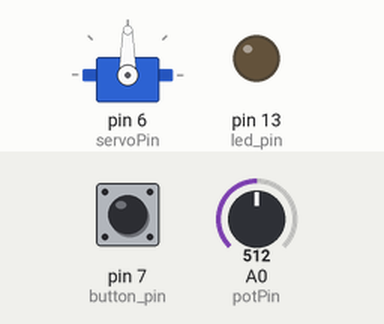
A sketch run on a simulated Arduino Uno, built with avr-gcc and run on an emulated ATmega328P. Shown: servo, output pins drawn as LEDs (lit = HIGH). Dashed ring = blinking. The test bench sets the inputs (shaded band); at power-on: pin 7 (button_pin) HIGH, A0 (potPin) = 512.

Above: at 1.2 s.
1.3 s: pin 7 (button_pin) pulled LOW for 1 s
At 1.42 s:
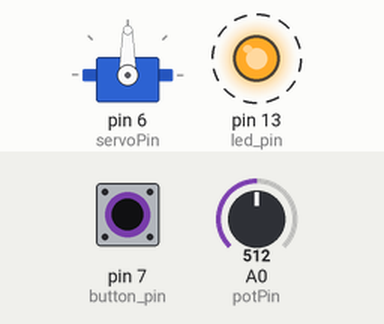
3.8 s: pin 7 (button_pin) pulled LOW for 0.15 s
At 5.2 s:
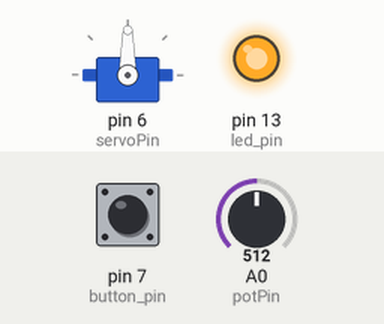
5.5 s: A0 (potPin) set to 716
At 5.8 s:
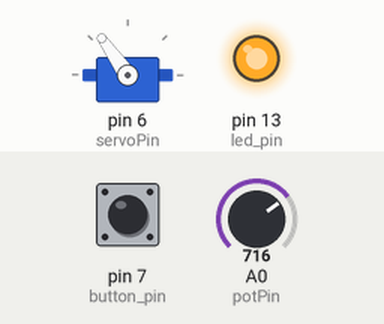
7.0 s: A0 (potPin) set to 900
At 8.1 s:
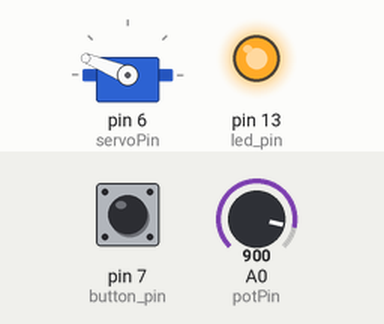
8.5 s: pin 7 (button_pin) pulled LOW for 0.15 s
At 8.62 s:
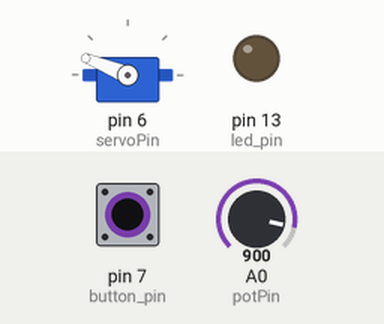
10.2 s: pin 7 (button_pin) pulled LOW for 3.2 s
At 10.82 s:
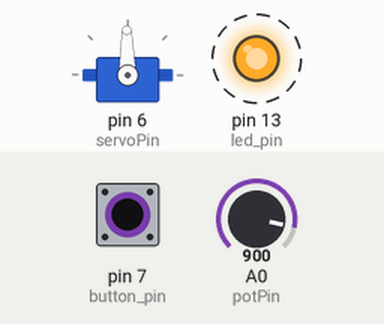
Timing chart, 0 to 15.0 s (numbered marks = the images above; inputs shaded):
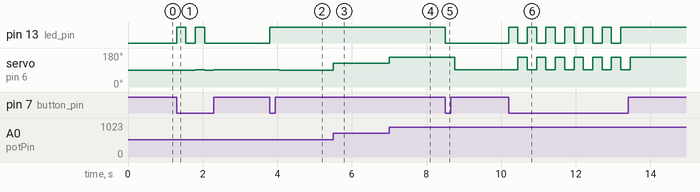

The sketch:

Ejemplo_Servo.ino
```cpp
/* Control de un Servomotor con Potenciómetro */

#include <Servo.h>

/* En general podemos controlar el motor sin llamar

* a una librería específica. Sin embargo, utilizar la librería

* que viene incluida en el programa nos entrega más prestaciones

* y facilidad a la hora de controlar el motor.

* Puedes consultar las funciones de esta librería en el siguiente link:

* https://www.arduino.cc/en/pmwiki.php?n=Reference/Servo

*/

/* En este ejemplo usaremos un potenciómetro para controlar

* el ángulo en que queremos que entregue el motor

*/

int potPin = 0; //Pin del potenciómetro

int button_pin = 7; // Pin donde se conecta el botón que permite Encendido/Apagado

int led_pin = 13; // Pin de la luz led que avisará estados

int servoPin = 6; //Pin donde va conectado el servo

int button_read; // Variable para la lectura del botón

int potVal; //Variable para el valor del divisor de tensión del pot

int ang = 90; //Variable en la que guardaremos el ángulo según potVal para el motor

boolean apagar = true; // Variable que enciende/apaga el motor

Servo miServo; //Le ponemos nombre al motor ("miServo" corresponde a un objeto de la clase Servo)

void setup() {

pinMode(led_pin, OUTPUT);

pinMode(servoPin, OUTPUT);

pinMode(button_pin, INPUT);

miServo.attach(servoPin); //Le damos el pin de Arduino al que va conectado el motor

}

void loop() {

button_read = digitalRead(button_pin); //Leemos el estado del botón

//Si el botón se presiona, entonces se enciende el led del board para avisar y regresa el motor a 90°

if (button_read == LOW) {

apagar = !apagar; //cambio de estado del circuito

digitalWrite(led_pin, !apagar); //Se enciende si apagar es false(es decir está encendido) y viceversa

ang = 91; //Dejamos el motor en 90° (estado reposo).

delay(250); //Para que el programa evite apagar/encender continuamente

}

if (apagar == false) { //Es decir, si el sistema está encendido...

potVal = analogRead(potPin); //Leemos el valor del divisor de tensión

ang = map(potVal, 0, 1023, 0, 180);

}

miServo.write(ang);

// Esta función recibe el ángulo que queremos se mantenga el motor

// Darle 90 como valor significa que dejamos al Servo justo al medio

// (Suponiendo que describe 180)

}
```

Measured:
- after the input at 1.3 s, pin 13 (led_pin): alternates HIGH for 0.25 s and LOW for 0.25 s, 4 changes in all, then stays LOW, starting at once; servo on pin 6 (servoPin): 90° → 91° after 0.50 s, → 90° 0.25 s later, → 91° 0.25 s later
- after the input at 3.8 s, pin 13 (led_pin): LOW → HIGH at once; servo on pin 6 (servoPin): 91° → 90° after 0.25 s
- after the input at 5.5 s, servo on pin 6 (servoPin): 90° → 125° at once
- after the input at 7.0 s, servo on pin 6 (servoPin): 125° → 158° at once
- after the input at 8.5 s, pin 13 (led_pin): HIGH → LOW at once; servo on pin 6 (servoPin): 158° → 91° after 0.25 s
- after the input at 10.2 s, pin 13 (led_pin): alternates HIGH for 0.25 s and LOW for 0.25 s, 13 changes in all, then stays HIGH, starting at once; servo on pin 6 (servoPin): alternates 158° for 0.25 s and 91° for 0.25 s, 13 changes in all, then stays 158°, starting after 0.25 s
